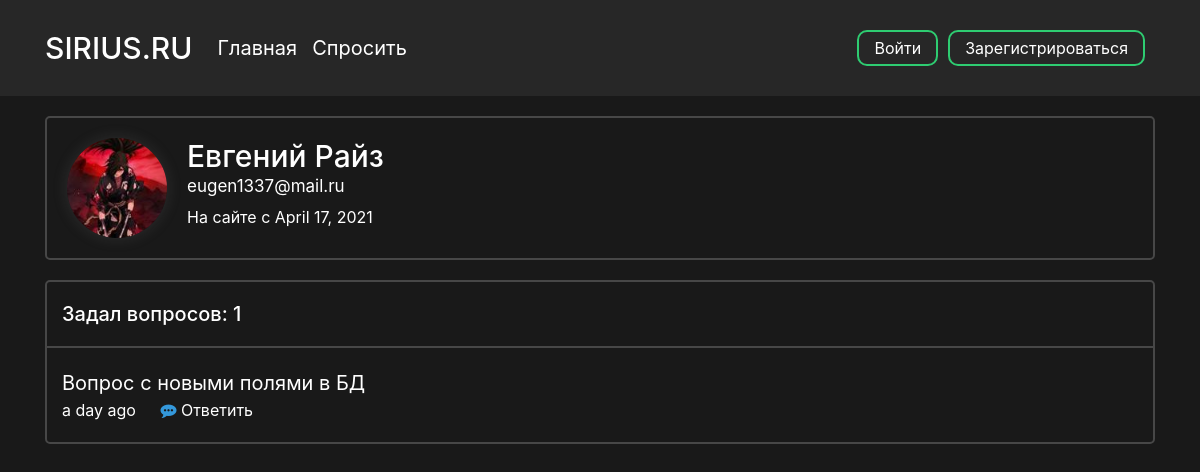
Before: /profile/1 with the older database file.
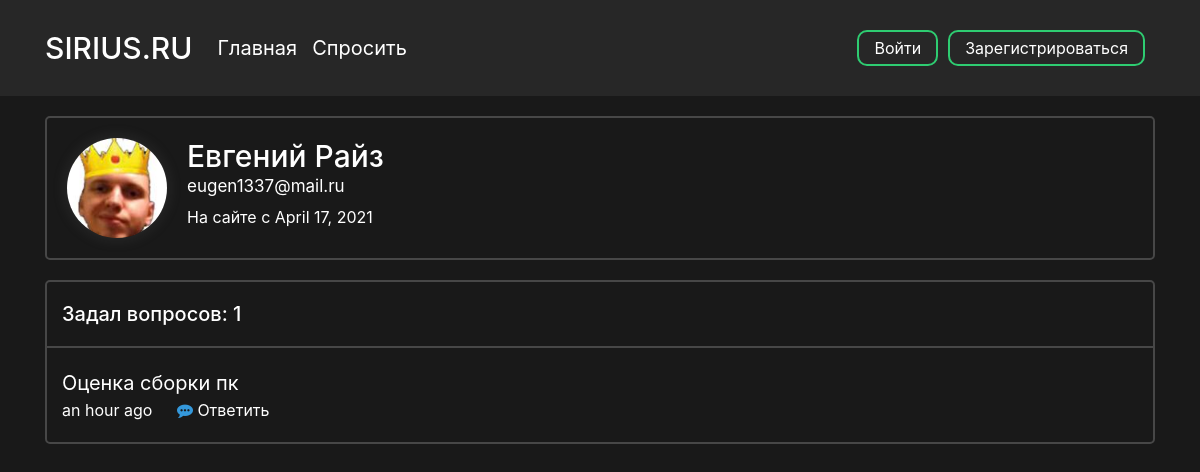
After: the same page with the newer database file.
### data/users.py (models this page shows, shortened)
class User(SqlAlchemyBase, UserMixin):
    __tablename__ = 'users'
    id = sqlalchemy.Column(sqlalchemy.Integer,
                           primary_key=True, autoincrement=True)
    surname = sqlalchemy.Column(sqlalchemy.String, nullable=True)
    name = sqlalchemy.Column(sqlalchemy.String, nullable=True)
    image_file = sqlalchemy.Column(sqlalchemy.String, nullable=False, default='default.jpg')
    age = sqlalchemy.Column(sqlalchemy.Integer, nullable=True)
    country = sqlalchemy.Column(sqlalchemy.String, nullable=True)
    city = sqlalchemy.Column(sqlalchemy.String, nullable=True)
    email = sqlalchemy.Column(sqlalchemy.String,
                              index=True, unique=True, nullable=True)
    hashed_password = sqlalchemy.Column(sqlalchemy.String, nullable=True)
    registration_date = sqlalchemy.Column(sqlalchemy.DateTime,
                                      default=datetime.datetime.utcnow)
    def get_questions(self):
        from .db_session import create_session
        from .questions import Question
        db_sess = create_session()
        questions = db_sess.query(Question).filter(Question.user_id == self.id).all()
        return questions

### data/questions.py (models this page shows)
class Question(SqlAlchemyBase):
    __tablename__ = 'questions'
    id = sqlalchemy.Column(sqlalchemy.Integer,
                           primary_key=True, autoincrement=True)
    title = sqlalchemy.Column(sqlalchemy.String)
    text = sqlalchemy.Column(sqlalchemy.String)
    user_id = sqlalchemy.Column(sqlalchemy.Integer,
                                sqlalchemy.ForeignKey("users.id"))
    user = orm.relation('User')
    created_date = sqlalchemy.Column(sqlalchemy.DateTime,
                                      default=datetime.datetime.utcnow)
    def get_answers(self):
        from data import db_session
        db_sess = db_session.create_session()
        answers= db_sess.query(Answer).filter(Answer.question_id == self.id).all()
        return answers

### main.py (the view, shortened to what this page needs)
@app.route("/profile/<int:profile_id>", methods=["GET", "POST"])
def profile_page(profile_id):
    form = UpdateProfileForm()
    db_sess = db_session.create_session()
    return render_template("profile.html", user=load_user(profile_id), form=form)

### data/db_session.py (called while the page is built)
def create_session() -> Session:
    global __factory
    return __factory()

### main.py (called while the page is built)
@manager.user_loader
def load_user(user_id):
    db_sess = db_session.create_session()
    user = db_sess.query(User).filter(User.id == user_id).first()
    return user

### templates/profile.html (shortened to what this page needs)
<head>
    <link rel="stylesheet" type="text/css" href="{{ url_for('static', filename='css/profile.css')}}">
</head>
{% extends "base.html" %}
{% block content %}
<div class="profile-block">
        <div class="profile-info">
            <img src="{{ url_for('static', filename='images/profile_pics/' + user.image_file) }}" alt="" class="profile_picture">
            <div class="info">
                <h3 class="name">{{ user.name }} {{ user.surname}}</h3>
                <p class="email">{{ user.email }}</p>
                <p class="registration-date">На сайте с {{ moment(user.registration_date).format('LL') }}</p>
            </div>
        </div>
    </div>
<div class="user-questions">
    {% set questions = user.get_questions() %}
    <div class="question-count-wrapper">
        <div class="question-count">
            <h5 class="counter">Задал вопросов: {{ questions|length }}</h5>
        </div>
    </div>
    <div class="questions">
        {% for item in questions %}
            <div class="question-block-wrapper">
                <div class="question-block">
                    <p class="question-title"><a href="{{ url_for('question_page', question_id = item.id) }}">{{ item.title }}</a></p>
                    <p class="created_time">{{ moment(item.created_date).fromNow(refresh=True) }}</p>
                    <p class="answers">
                        {% set answer_count = item.get_answers()|length %}
                        {% if answer_count == 0 %}
                        <a href="{{ url_for('question_page', question_id = item.id) }}#text">
                            <i class="fa fa-commenting answer-icon" aria-hidden="true"></i>
                            Ответить
                        </a>
                        {% else %}
                        <a href="{{ url_for('question_page', question_id = item.id) }}">
                            <i class="fa fa-commenting answer-icon" aria-hidden="true"></i>
                            {{ item.get_answers()|length }} ответов
                        </a>
                        {% endif %}
                    </p>
                </div>
            </div>
        {% endfor %}
    </div>
</div>
{% endblock %}

### templates/base.html (shortened to what this page needs)
<!doctype html>
<html lang="ru">
<head>
    <link rel="stylesheet"
          href="https://stackpath.bootstrapcdn.com/bootstrap/4.4.1/css/bootstrap.min.css"
>
    <link rel="stylesheet" type="text/css" href="{{ url_for('static', filename='css/base.css')}}">
    <link rel="stylesheet" href="https://maxcdn.bootstrapcdn.com/font-awesome/4.5.0/css/font-awesome.min.css">
</head>
<body>
    <header>
        <div class="container">
            <nav class="navbar header">
                <div class="nav_left">
                    <a class="navbar-brand nav_logo" href="{{ url_for('main_page') }}">SIRIUS.RU</a>
                    <a class="navbar-brand nav_item" href="{{ url_for('main_page') }}">Главная</a>
                    <a class="navbar-brand nav_item" href="{{ url_for('ask_question_page') }}">Спросить</a>
                </div>
                <div class="nav_right">
                    {% if current_user %}
                        {% if current_user.is_authenticated %}
                            <a class="profile nav_item" href="{{ url_for('profile_page', profile_id = current_user.id) }}">
                                <i class="fa fa-user" aria-hidden="true"></i> {{ current_user.name }} {{current_user.surname }}
                            </a>
                            <a class="nav_item nav_btn" href="{{ url_for('logout') }}">Выход</a>
                        {% else %}
                            <a class="nav_item nav_btn" href="{{ url_for('login') }}">Войти</a>
                            <a class="nav_item nav_btn" href="{{ url_for('reqister') }}">Зарегистрироваться</a>
                        {% endif %}
                    {% endif %}
                </div>
            </nav>
        </div>
    </header>
    <main role="main" class="container">
        {% block content %}{% endblock %}
    </main>
</body>
</html>

### static/css/profile.css (style rules this page uses)
.profile-block, .user-questions { border: 2px solid rgba(255, 255, 255, 0.2); border-radius: 5px; -webkit-background-clip: padding-box; background-clip: padding-box; }
.profile-block { margin-bottom: 20px; }
.profile-info { padding: 20px; display: flex; align-items: flex-start; position: relative; }
.profile_picture { width: 100px; border-radius: 50%; margin-right: 20px; -webkit-box-shadow: 0px 0px 15px 0px rgba(150, 150, 150, 0.17); -moz-box-shadow: 0px 0px 15px 0px rgba(150, 150, 150, 0.17); box-shadow: 0px 0px 15px 0px rgba(150, 150, 150, 0.17); }
.info { display: inline-flex; flex-flow: column; }
.name { font-size: 30px; display: inline; margin: 0; }
.email { font-size: 17px; display: inline; margin-bottom: 5px; }
.user-questions { margin-bottom: 15px; }
.question-count { padding: 20px 15px; }
.counter { margin: 0; }
.question-block-wrapper:after, .question-block-wrapper:first-child:before { content: ''; display: block; height: 2px; background: rgba(255, 255, 255, 0.2); margin: 0px }
.question-block-wrapper:last-child:after { content: none; }
.question-block { padding: 20px 15px; }
.question-title { font-size: 20px; }
.created_time { display: inline; margin-right: 20px }
.answers { display: inline; }
.answer-icon { color: #3498db; }

### static/css/base.css (style rules this page uses)
html { color: #ffffff }
body { background-color: #191919 !important; color: #ffffff; overflow-y: scroll; }
a { color: #ffffff; }
p { margin: 0px; }
header { background-color: #272727; color: #ffffff; }
.header { display: flex; justify-content: space-between; vertical-align: middle; margin-bottom: 20px; padding: 10px 0; }
.nav_left, .nav_right { display: flex; flex-direction: row; flex-wrap: nowrap; justify-content: center; align-items: center; align-content: center; }
.nav_logo { font-size: 30px; font-weight: 500; margin-right: 25px }
.nav_item { display: inline-block; margin-right: 15px; transition: 0.15s; }
.nav_btn { border-radius: 10px; outline: none; border: 2px solid #2ecc71; background: none; display: block; margin: 20px auto; margin-right: 10px; padding: 4px 15px; text-align: center; color: white; transition: 0.25s; cursor: pointer; }

Changed rows visible on the page:
removed Question: title "Вопрос с новыми полями в БД", created_date "a day ago"
changed User "Евгений": image_file: a different picture
added Question: title "Оценка сборки пк", created_date "an hour ago"
